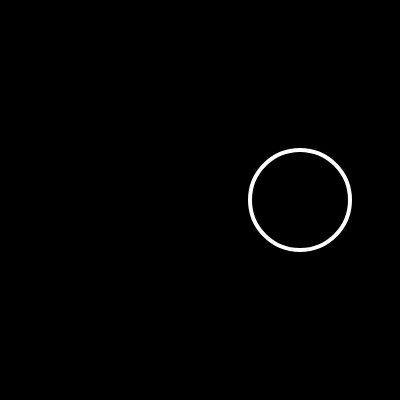
Frame 1 (no input)
Frame 60 (no input): identical to frame 1, image omitted
Frame 120 (the mouse pressed at the canvas centre since frame 60): identical to frame 1, image omitted

The p5.js sketch that drew this single still picture (run headless with seeded random() and noise() and a simulated clock; from frame 60 on, the mouse is pressed at the canvas centre):

// p5.js sketch
// ── sketch.js
function setup() {
  createCanvas(400, 400)
}

function draw() {
  background(0);
  stroke(255)
  strokeWeight(4);
  noFill();
  ellipse(300, 200, 100, 100);
}
